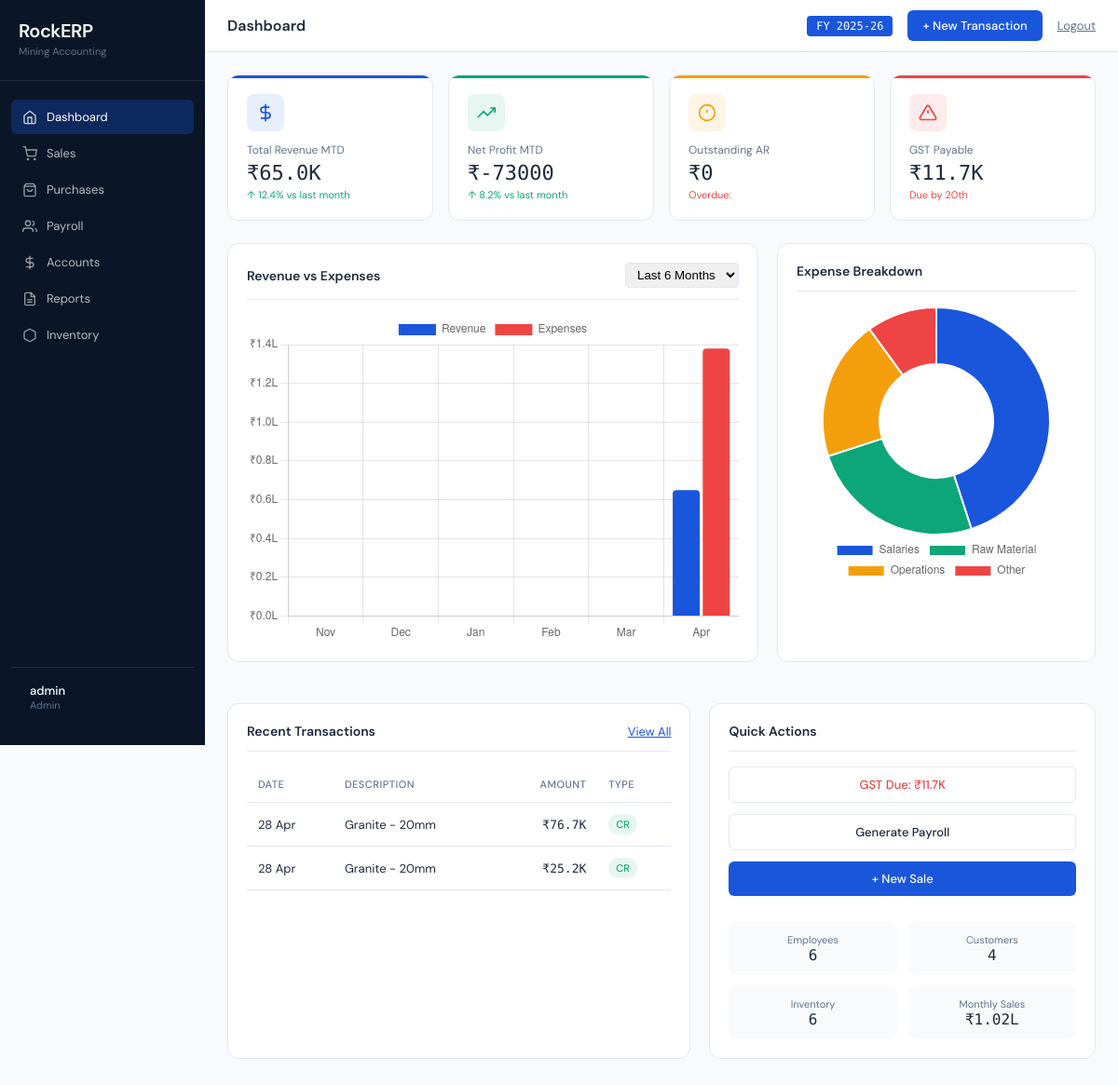
The page /admin (signed in) on the database its author committed.
### models.py (models this page shows)
class Sales(db.Model):
    id = db.Column(db.Integer, primary_key=True)
    invoice_number = db.Column(db.String(50), unique=True)
    customer_id = db.Column(db.Integer, db.ForeignKey('customer.id'))
    stone_type = db.Column(db.String(50))
    size = db.Column(db.String(20))
    quantity = db.Column(db.Numeric(precision=15, scale=3))
    rate = db.Column(db.Numeric(precision=15, scale=2))
    amount = db.Column(db.Numeric(precision=15, scale=2))
    gst_rate = db.Column(db.Numeric(precision=5, scale=2), default=5)
    gst_amount = db.Column(db.Numeric(precision=15, scale=2), default=0)
    cgst_amount = db.Column(db.Numeric(precision=15, scale=2), default=0)
    sgst_amount = db.Column(db.Numeric(precision=15, scale=2), default=0)
    igst_amount = db.Column(db.Numeric(precision=15, scale=2), default=0)
    supply_type = db.Column(db.String(10), default='intra')
    total_amount = db.Column(db.Numeric(precision=15, scale=2))
    payment_type = db.Column(db.String(20), default='cash')
    payment_status = db.Column(db.String(20), default='paid')
    invoice_date = db.Column(db.Date, default=lambda: datetime.now(timezone.utc).date)
    created_at = db.Column(db.DateTime, default=utc_now)
    created_by = db.Column(db.Integer, db.ForeignKey('user.id'), nullable=True)
    customer = db.relationship('Customer', backref='sales_records')

### routes/dashboard.py (the view)
@bp.route('/admin')
@login_required
def admin_dashboard():
    if session.get('role') != 'admin':
        return redirect(url_for('dashboard.index'))
    from models import Employee, Inventory, Sales, Payroll, Customer, Account
    from ext import db
    from sqlalchemy import func
    from datetime import datetime, date
    total_employees = Employee.query.filter_by(is_active=True).count()
    total_customers = Customer.query.count()
    total_inventory = Inventory.query.count()
    monthly_sales = db.session.query(func.sum(Sales.total_amount)).filter(
        func.strftime('%Y-%m', Sales.invoice_date) == func.strftime('%Y-%m', datetime.now())
    ).scalar() or 0
    total_salary = db.session.query(func.sum(Payroll.net_salary)).scalar() or 0
    recent_sales = Sales.query.order_by(Sales.created_at.desc()).limit(5).all()
    recent_payroll = Payroll.query.order_by(Payroll.created_at.desc()).limit(5).all()
    customers = Customer.query.all()
    customer_sales = []
    for c in customers:
        total = db.session.query(func.sum(Sales.total_amount)).filter(Sales.customer_id == c.id).scalar() or 0
        customer_sales.append({'name': c.name, 'total': total})
    customer_sales = sorted(customer_sales, key=lambda x: x['total'], reverse=True)[:5]
    inventory_low = Inventory.query.filter(Inventory.closing_stock < 20).all()
    sales_by_month_raw = db.session.query(
        func.strftime('%Y-%m', Sales.invoice_date),
        func.sum(Sales.total_amount)
    ).group_by(func.strftime('%Y-%m', Sales.invoice_date)).all()
    sales_by_month = [ [row[0], float(row[1] or 0)] for row in sales_by_month_raw] if sales_by_month_raw else []
    salary_by_month_raw = db.session.query(
        Payroll.month,
        func.sum(Payroll.net_salary)
    ).group_by(Payroll.month).all()
    salary_by_month = [ [row[0], float(row[1] or 0)] for row in salary_by_month_raw] if salary_by_month_raw else []
    today = date.today()
    start_of_month = date(today.year, today.month, 1)
    income_stmt = get_income_statement(start_of_month, today)
    revenue_mtd = income_stmt.get('total_income', 0)
    expenses_mtd = income_stmt.get('total_expenses', 0)
    profit_mtd = income_stmt.get('net_profit', 0)
    ar_acc = Account.query.filter_by(name='Accounts Receivable').first()
    ar_outstanding = get_account_balance(ar_acc.id) if ar_acc else 0
    cgst_acc = Account.query.filter_by(name='CGST Payable').first()
    sgst_acc = Account.query.filter_by(name='SGST Payable').first()
    igst_acc = Account.query.filter_by(name='IGST Payable').first()
    gst_payable = 0
    if cgst_acc:
        gst_payable += get_account_balance(cgst_acc.id)
    if sgst_acc:
        gst_payable += get_account_balance(sgst_acc.id)
    if igst_acc:
        gst_payable += get_account_balance(igst_acc.id)
    monthly_data = get_monthly_revenue_expense(months=6)
    return render_template('admin_dashboard.html',
                         total_employees=total_employees,
                         total_customers=total_customers,
                         total_inventory=total_inventory,
                         monthly_sales=monthly_sales,
                         total_salary=total_salary,
                         recent_sales=recent_sales,
                         recent_payroll=recent_payroll,
                         customer_sales=customer_sales,
                         inventory_low=inventory_low,
                         sales_by_month=sales_by_month,
                         salary_by_month=salary_by_month,
                         revenue_mtd=revenue_mtd,
                         profit_mtd=profit_mtd,
                         ar_outstanding=ar_outstanding,
                         gst_payable=gst_payable,
                         monthly_data=monthly_data)

### templates/admin_dashboard.html (shortened to what this page needs)
{% extends "base.html" %}
{% block page_title %}Dashboard{% endblock %}
{% block content %}
<div class="stats-grid">
    <div class="stat-card blue">
        <div class="stat-icon blue">
            <svg width="20" height="20" viewBox="0 0 24 24" fill="none" stroke="currentColor" stroke-width="2"><line x1="12" y1="1" x2="12" y2="23"/><path d="M17 5H9.5a3.5 3.5 0 0 0 0 7h5a3.5 3.5 0 0 1 0 7H6"/></svg>
        </div>
        <div class="stat-label">Total Revenue MTD</div>
        <div class="stat-value">{{ revenue_mtd|format_inr }}</div>
        <div class="stat-delta positive">↑ 12.4% vs last month</div>
    </div>
    <div class="stat-card teal">
        <div class="stat-icon teal">
            <svg width="20" height="20" viewBox="0 0 24 24" fill="none" stroke="currentColor" stroke-width="2"><polyline points="23 6 13.5 15.5 8.5 10.5 1 18"/><polyline points="17 6 23 6 23 12"/></svg>
        </div>
        <div class="stat-label">Net Profit MTD</div>
        <div class="stat-value">{{ profit_mtd|format_inr }}</div>
        <div class="stat-delta positive">↑ 8.2% vs last month</div>
    </div>
    <div class="stat-card amber">
        <div class="stat-icon amber">
            <svg width="20" height="20" viewBox="0 0 24 24" fill="none" stroke="currentColor" stroke-width="2"><circle cx="12" cy="12" r="10"/><line x1="12" y1="8" x2="12" y2="12"/><line x1="12" y1="16" x2="12.01" y2="16"/></svg>
        </div>
        <div class="stat-label">Outstanding AR</div>
        <div class="stat-value">{{ ar_outstanding|format_inr }}</div>
        <div class="stat-delta negative">Overdue: {{ ar_outstanding * 0.3|format_inr }}</div>
    </div>
    <div class="stat-card red">
        <div class="stat-icon red">
            <svg width="20" height="20" viewBox="0 0 24 24" fill="none" stroke="currentColor" stroke-width="2"><path d="M10.29 3.86L1.82 18a2 2 0 0 0 1.71 3h16.94a2 2 0 0 0 1.71-3L13.71 3.86a2 2 0 0 0-3.42 0z"/><line x1="12" y1="9" x2="12" y2="13"/><line x1="12" y1="17" x2="12.01" y2="17"/></svg>
        </div>
        <div class="stat-label">GST Payable</div>
        <div class="stat-value">{{ gst_payable|format_inr }}</div>
        <div class="stat-delta negative">Due by 20th</div>
    </div>
</div>
<div class="charts-grid">
    <div class="card">
        <div class="card-header">
            <div class="card-title">Revenue vs Expenses</div>
            <select style="padding: 4px 8px; border: 1px solid var(--border); border-radius: 4px;">
                <option>Last 6 Months</option>
            </select>
        </div>
        <canvas id="revenueChart" height="200"></canvas>
    </div>
    <div class="card">
        <div class="card-header">
            <div class="card-title">Expense Breakdown</div>
        </div>
        <canvas id="expenseChart" height="200"></canvas>
    </div>
</div>
<div class="bottom-grid">
    <div class="card">
        <div class="card-header">
            <div class="card-title">Recent Transactions</div>
            <a href="{{ url_for('accounts.ledger') }}" style="font-size: 13px; color: var(--blue);">View All</a>
        </div>
        <table>
            <thead>
                <tr>
                    <th>Date</th>
                    <th>Description</th>
                    <th style="text-align: right;">Amount</th>
                    <th>Type</th>
                </tr>
            </thead>
            <tbody>
                {% for sale in recent_sales[:10] %}
                <tr>
                    <td>{{ sale.invoice_date.strftime('%d %b') }}</td>
                    <td>{{ sale.stone_type }} - {{ sale.size }}</td>
                    <td class="amount">{{ sale.total_amount|format_inr }}</td>
                    <td><span class="badge paid">CR</span></td>
                </tr>
                {% endfor %}
            </tbody>
        </table>
    </div>
    <div class="card">
        <div class="card-header">
            <div class="card-title">Quick Actions</div>
        </div>
        <div style="display: flex; flex-direction: column; gap: 12px;">
            <a href="{{ url_for('reports.gst_report') }}" class="btn btn-secondary" style="text-align: center;">
                <span style="color: {% if gst_payable > 0 %}var(--red){% else %}var(--teal){% endif %};">
                    {% if gst_payable > 0 %}GST Due: {{ gst_payable|format_inr }}{% else %}GST Paid{% endif %}
                </span>
            </a>
            <a href="{{ url_for('payroll.create_payroll') }}" class="btn btn-secondary" style="text-align: center;">Generate Payroll</a>
            <a href="{{ url_for('sales.create_sale') }}" class="btn btn-primary" style="text-align: center;">+ New Sale</a>
            <div class="quick-stats">
                <div class="quick-stat">
                    <div class="quick-stat-label">Employees</div>
                    <div class="quick-stat-value">{{ total_employees }}</div>
                </div>
                <div class="quick-stat">
                    <div class="quick-stat-label">Customers</div>
                    <div class="quick-stat-value">{{ total_customers }}</div>
                </div>
                <div class="quick-stat">
                    <div class="quick-stat-label">Inventory</div>
                    <div class="quick-stat-value">{{ total_inventory }}</div>
                </div>
                <div class="quick-stat">
                    <div class="quick-stat-label">Monthly Sales</div>
                    <div class="quick-stat-value">{{ monthly_sales|format_inr }}</div>
                </div>
            </div>
        </div>
    </div>
</div>
<script>
const revenueCtx = document.getElementById('revenueChart').getContext('2d');
new Chart(revenueCtx, {
    type: 'bar',
    data: {
        labels: {{ monthly_data.labels|tojson }},
        datasets: [
            {
                label: 'Revenue',
                data: {{ monthly_data.revenue|tojson }},
                backgroundColor: '#1A56DB',
                borderRadius: 4
            },
            {
                label: 'Expenses',
                data: {{ monthly_data.expenses|tojson }},
                backgroundColor: '#EF4444',
                borderRadius: 4
            }
        ]
    },
    options: {
        responsive: true,
        plugins: {
            legend: { position: 'top' }
        },
        scales: {
            y: {
                beginAtZero: true,
                ticks: {
                    callback: function(value) {
                        return '₹' + (value / 100000).toFixed(1) + 'L';
                    }
                }
            }
        }
    }
});
const expenseCtx = document.getElementById('expenseChart').getContext('2d');
new Chart(expenseCtx, {
    type: 'doughnut',
    data: {
        labels: ['Salaries', 'Raw Material', 'Operations', 'Other'],
        datasets: [{
            data: [45, 25, 20, 10],
            backgroundColor: ['#1A56DB', '#0CA678', '#F59E0B', '#EF4444']
        }]
    },
    options: {
        responsive: true,
        plugins: {
            legend: { position: 'bottom' }
        }
    }
});
</script>
{% endblock %}

### rows shown on the page
Sales: invoice_date "28 Apr", stone_type "Granite", size "20mm", total_amount "₹76.7K"
Sales: invoice_date "28 Apr", stone_type "Granite", size "20mm", total_amount "₹25.2K"

### other values the page prints
{{ session.username }} "admin"
{{ session.role }} "Admin"
{{ revenue_mtd|format_inr }} "₹65.0K"
{{ profit_mtd|format_inr }} "₹-73000"
{{ ar_outstanding|format_inr }} "₹0"
{{ gst_payable|format_inr }} "₹11.7K"
{{ total_employees }} "6"
{{ total_customers }} "4"
{{ total_inventory }} "6"
{{ monthly_sales|format_inr }} "₹1.02L"
chart data {{ monthly_data.labels|tojson }} ["Nov", "Dec", "Jan", "Feb", "Mar", "Apr"]
chart data {{ monthly_data.revenue|tojson }} [0.0, 0.0, 0.0, 0.0, 0.0, 65000.0]
chart data {{ monthly_data.expenses|tojson }} [0.0, 0.0, 0.0, 0.0, 0.0, 138000.0]
